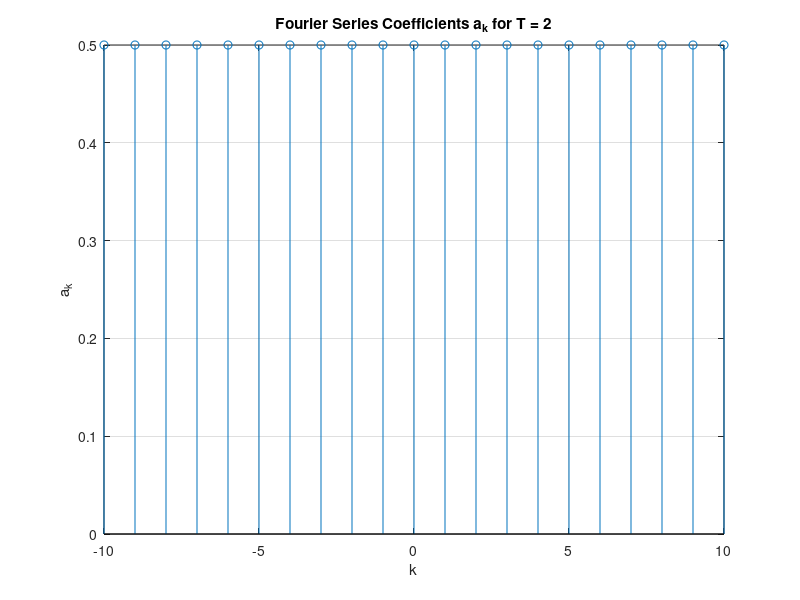

Write the MATLAB code that produced this figure.
clc;
clear all;
close all;

% Part c
T = 2;              % Period
k = -10:10;           % Integer variables for k

% Calculating the Coefficients of the Fourier Series
ak = ones(size(k)) * (1/T);

% Plot the coefficients using the stem function
figure;
stem(k, ak);
title('Fourier Series Coefficients a_k for T = 2');
xlabel('k');
ylabel('a_k');
grid on;